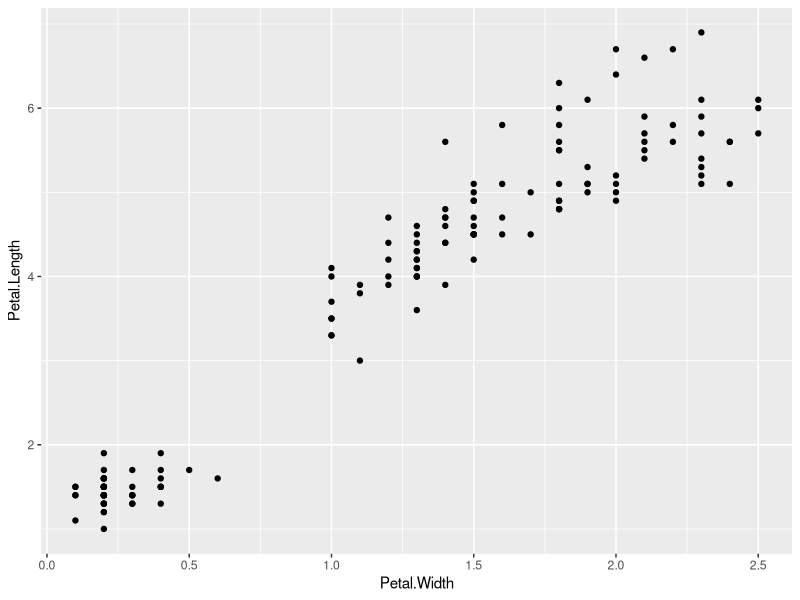
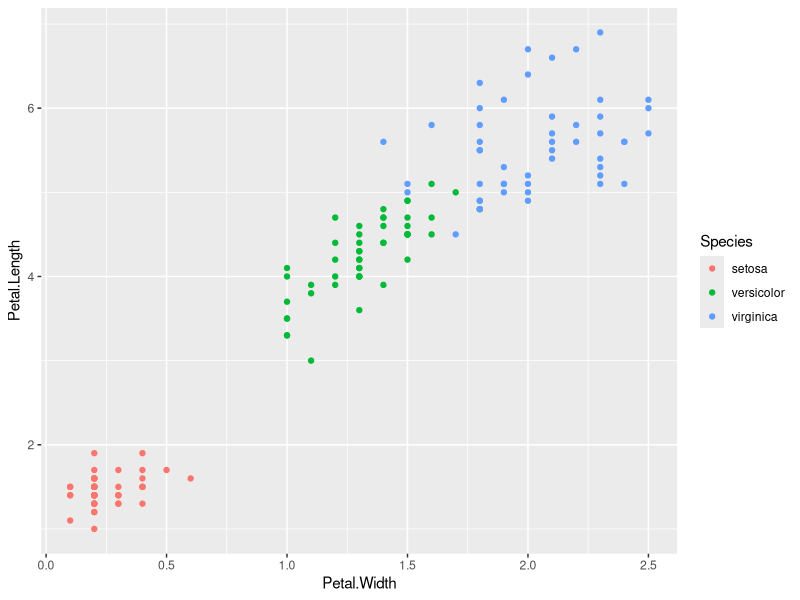
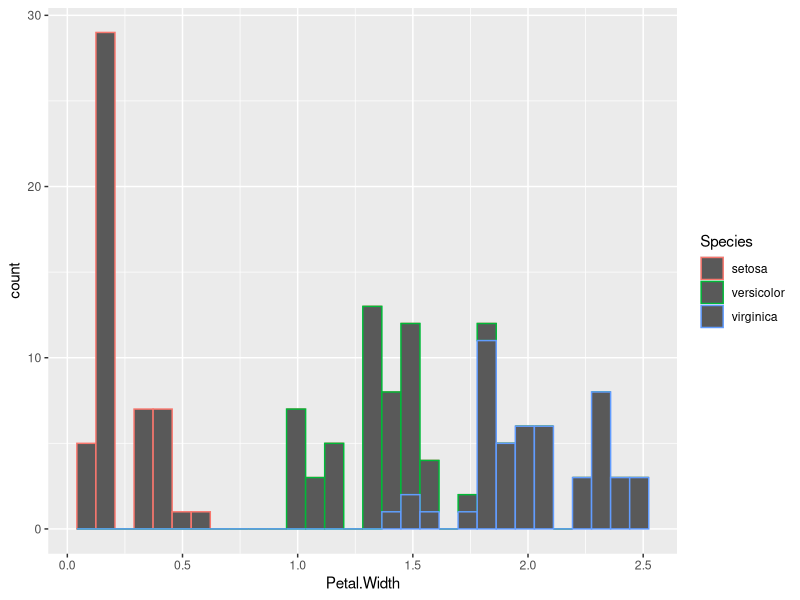
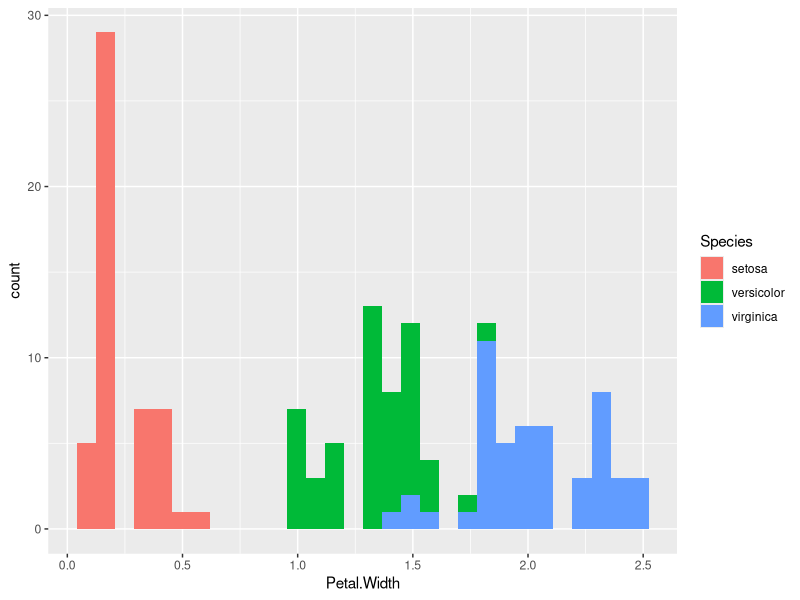
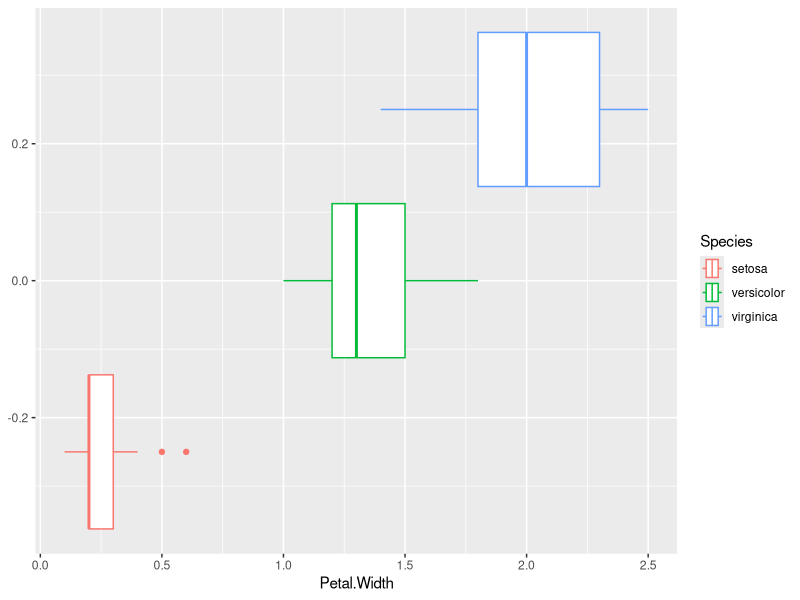
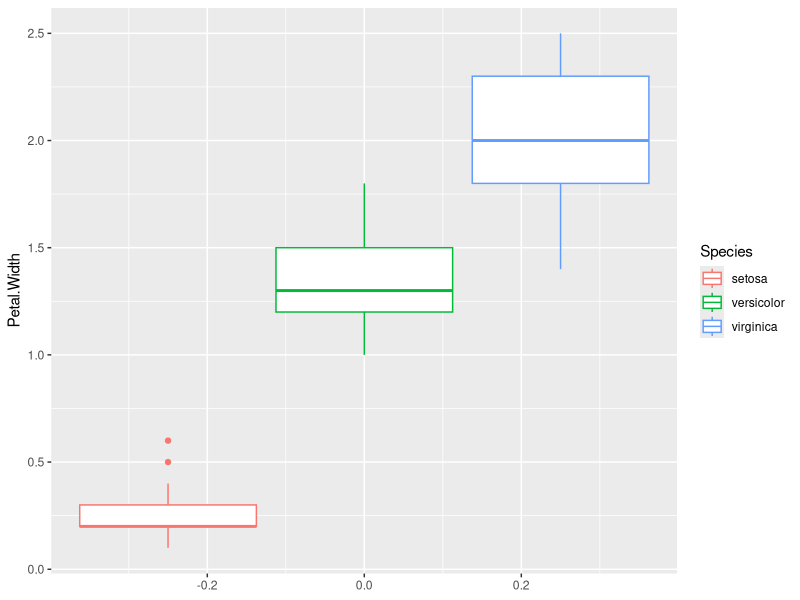

Recreate these plots in R, in order.
## ---- chunk 1
#install.packages("tidyverse")
#install.packages("knitr")

# Installing the packages used in the workshop
library(knitr) #adding package to environment
opts_chunk$set(fig.align="center", fig.height=3, fig.width=4) #determining markdown outputs
library(tidyverse)

data(iris) # calling the data so it will be in your environment
summary(iris)

## ---- chunk 2
head(iris)
## ---- chunk 3
# R code goes here.
iris.setosa <- iris %>% filter(Species=='setosa')
iris.setosa %>% head()

## ---- chunk 4
# R code goes here.
iris.setosa <- iris.setosa %>%  select(Sepal.Length,Sepal.Width)
iris.setosa %>% head()

## ---- chunk 5
# R code goes here.
iris %>% filter(Sepal.Length>7) %>% filter(Species=='virginica') %>% head()
# or
iris %>% filter(Sepal.Length>7 & Species=='virginica') %>% head()
## ---- chunk 6
# R code goes here.
iris %>% filter(Sepal.Length/Sepal.Width > Petal.Length/Petal.Width) %>% head()
## ---- chunk 7
iris.pared <-iris %>% filter(Species=='setosa') %>%
  select(Sepal.Length, Sepal.Width) -> iris.pared
head(iris.pared)
## ---- chunk 8

iris <- iris %>% mutate(length.ratio = Sepal.Length/Petal.Length)
iris %>% head()

## ---- chunk 9

iris_summary <- iris %>%
  summarise(mean_length.ratio  = mean(length.ratio),
            median_length.ratio = median(length.ratio))
iris_summary %>% head()

## ---- chunk 10

iris_summary <- iris %>% group_by(Species) %>%
  summarise(mean_length.ratio  = mean(length.ratio),
            median_length.ratio = median(length.ratio))
head(iris_summary)

## ---- chunk 11
iris %>% ggplot(aes(x = Petal.Width, y = Petal.Length )) + geom_point()
## ---- chunk 12
iris %>% ggplot(aes(x = Petal.Width, y = Petal.Length,color = Species )) + geom_point()

## ---- chunk 13
#iris %>% ggplot(aes(x = Petal.Width, color = Species )) + geom_point()

## ---- chunk 14
iris %>% ggplot(aes(x = Petal.Width, color = Species )) + geom_histogram()
## ---- chunk 15
iris %>% ggplot(aes(x = Petal.Width, fill = Species )) + geom_histogram()
## ---- chunk 16
iris %>% ggplot(aes(x = Petal.Width, color = Species )) + geom_boxplot()
## ---- chunk 17
iris %>% ggplot(aes(y = Petal.Width, color = Species )) + geom_boxplot()
